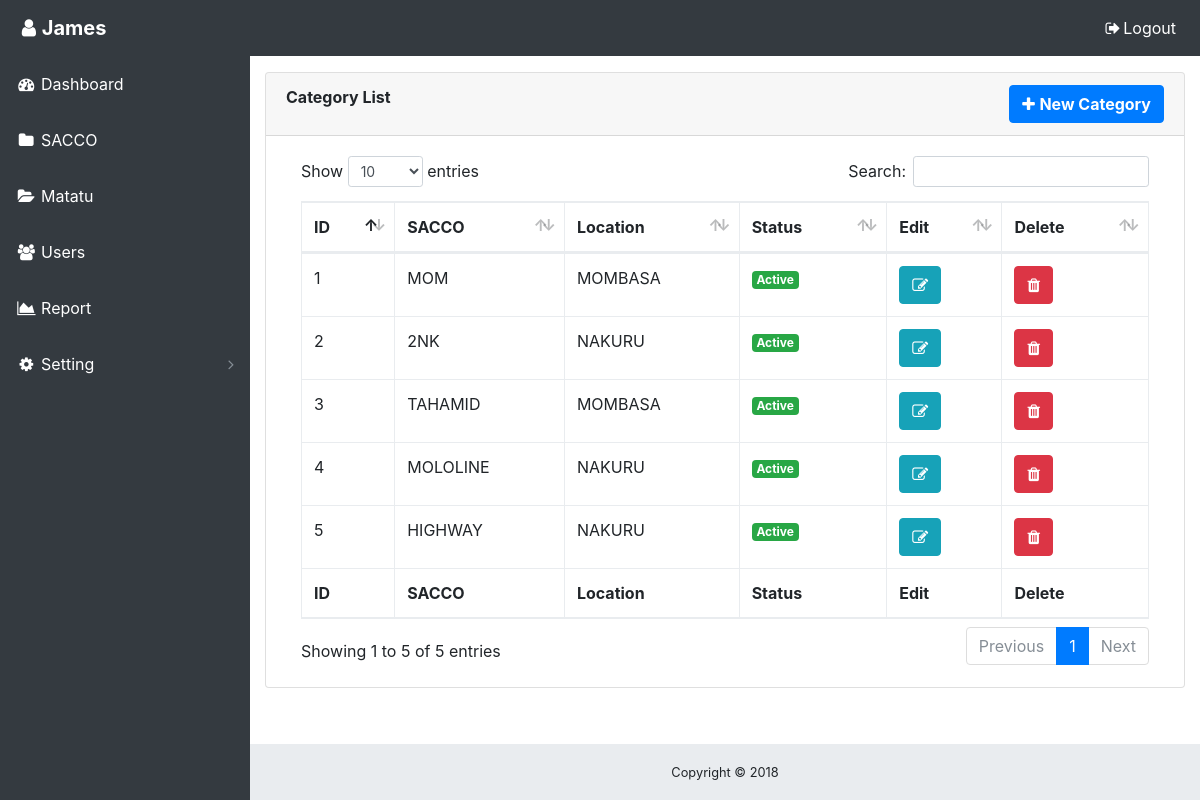
Screenshot of /user/sacco.php (signed in) with the database file from the repository.
### tables this page shows
CREATE TABLE `user` (
  `id` int(11) NOT NULL,
  `username` varchar(225) NOT NULL,
  `password` varchar(255) NOT NULL,
  `status` varchar(15) NOT NULL,
  `mobile` varchar(25) NOT NULL,
  `matatu` varchar(25) NOT NULL,
  `level` varchar(25) NOT NULL
);

CREATE TABLE `sacco` (
  `id` int(11) NOT NULL,
  `sacco_name` varchar(225) NOT NULL,
  `county` varchar(225) NOT NULL,
  `status` varchar(15) NOT NULL
);

### user/session.php (called while the page is built, shortened)
<?php
   include('config.php');
   $user_check = $_SESSION['login_user'];
   $ses_sql = mysqli_query($conn,"select * from `user` where `username` = '".$user_check."' ");
   $row = mysqli_fetch_array($ses_sql,MYSQLI_ASSOC);
   $login_session = $row['username'];
?>

### user/sacco.php (the view, shortened to what this page needs)
<?php
   include('session.php');
?>
<!DOCTYPE html>
<html lang="en">
<head>
  <link href="vendor/bootstrap/css/bootstrap.min.css" rel="stylesheet">
  <link href="vendor/font-awesome/css/font-awesome.min.css" rel="stylesheet" type="text/css">
  <link href="vendor/datatables/dataTables.bootstrap4.css" rel="stylesheet">
  <link href="css/sb-admin.css" rel="stylesheet">
</head>
<body class="fixed-nav sticky-footer bg-dark" id="page-top">
  <nav class="navbar navbar-expand-lg navbar-dark bg-dark fixed-top" id="mainNav" style="color:white">
    <a class="navbar-brand" href="dashboard.php" style="color:;font-size:20px;"><span class="glyphicon glyphicon-user"></span><i class="fa fa-fw fa-user"></i><b><?php echo $login_session;?></b></a>
    <div class="collapse navbar-collapse" id="navbarResponsive">
    <ul class="navbar-nav navbar-sidenav" id="exampleAccordion" style="color:white">
        <li class="nav-item" data-toggle="tooltip" data-placement="right" title="Dashboard">
          <a class="nav-link" href="dashboard.php" style="color:white;">
            <i class="fa fa-fw fa-dashboard"></i>
            <span class="nav-link-text">Dashboard</span>
          </a>
        </li>
        <li class="nav-item" data-toggle="tooltip" data-placement="right" title="Charts">
          <a class="nav-link" href="sacco.php" style="color:white;">
            <i class="fa fa-fw fa-folder"></i>
            <span class="nav-link-text">SACCO</span>
          </a>
        </li>
        <li class="nav-item" data-toggle="tooltip" data-placement="right" title="Tables">
          <a class="nav-link" href="matatu.php" style="color:white;">
            <i class="fa fa-fw fa-folder-open"></i>
            <span class="nav-link-text">Matatu</span>
          </a>
        </li>
		<li class="nav-item" data-toggle="tooltip" data-placement="right" title="Link">
          <a class="nav-link" href="user.php" style="color:white;">
            <i class="fa fa-fw fa fa-users"></i>
            <span class="nav-link-text">Users</span>
          </a>
        </li>
		<li class="nav-item" data-toggle="tooltip" data-placement="right" title="Link">
          <a class="nav-link" href="reports.php" style="color:white;">
            <i class="fa fa-fw  fa-area-chart"></i>
            <span class="nav-link-text">Report</span>
          </a>
        </li>
		 <li class="nav-item" data-toggle="tooltip" data-placement="right" title="setting">
          <a class="nav-link nav-link-collapse collapsed" data-toggle="collapse" style="color:white;" href="#collapseSetting" data-parent="#exampleAccordion">
            <i class="fa fa-fw fa-cog"></i>
            <span class="nav-link-text">Setting</span>
          </a>
        </li>
      </ul>
      <ul class="navbar-nav ml-auto">
        <li class="nav-item">
          <a class="nav-link" data-toggle="modal" data-target="#exampleModal" style="color:white;">
            <i class="fa fa-fw fa-sign-out"></i>Logout</a>
        </li>
      </ul>
    </div>
  </nav>
  <div class="content-wrapper">
    <div class="container-fluid">
            <div class="card mb-3">
        <div class="card-header bg-default" style="text-align:">
		<div class="row">
		  <div class="col-md-8"><b>Category List</b></div>
		  <div class="col-md-4 col-pull-right" style="text-align:right"><a class="btn btn-primary" href="login.html" data-toggle="modal" data-target="#category_modal"><i class="fa fa-plus"></i> <b>New Category</b></a></div>
		</div>
          </div>
        <div class="card-body">
          <?php
		include('config.php');
		$result=mysqli_query($conn,"select * from `sacco` where `id`!=' ' ORDER BY id DESC ");
if ($result->num_rows > 0) {
		?>
          <div class="table-responsive">
            <table class="table table-bordered" id="dataTable" width="100%" cellspacing="0">
              <thead>
                <tr>
                  <th>ID</th>
                  <th>SACCO</th>
                  <th>Location</th>
                  <th>Status</th>
                  <th>Edit</th>
                  <th>Delete</th>
                </tr>
              </thead>
              <tfoot>
                <tr>
                  <th>ID</th>
                  <th>SACCO</th>
                  <th>Location</th>
                  <th>Status</th>
                  <th>Edit</th>
                  <th>Delete</th>
                </tr>
              </tfoot>
              <tbody>
			  <?php
			  while($row = $result->fetch_assoc()) {
		echo '<form method="POST" action="sacco.php" role="form"><tr>
		 <td>';
		  echo $id= $row["id"].
		  '</td><td>'
		  .$row["sacco_name"].
		   '</td><td>'.$row["county"].'</td>
		   <td><span class="badge btn-success">'.$row["status"].'</span>' ;
		 echo"</td><td>	 <button class='btn btn-info' href='' data-toggle='modal' type='submit' data-target='#update_category_modal' value='' name='updateid'  onclick='editSaccoFunc(".$row["id"].")' ><i class='fa fa-edit'></i></button>";
		 echo "</td><td><button class='btn btn-danger' href='' data-toggle='modal' type='submit' data-target='#delete_category_modal' value='' name='deleteCategorybutton'  onclick='deleteCategoryFunc(".$row["id"].")' ><i class='fa fa-trash'></i></button>";
		 echo '</td>
		</tr></form>';
    }
} else {
    echo  json_encode("No Match");
}
			  ?>
              </tbody>
            </table>
          </div>
        </div>
      </div>
    <footer class="sticky-footer">
      <div class="container">
        <div class="text-center">
          <small>Copyright © 2018</small>
        </div>
      </div>
    </footer>
  </div>
</body>
</html>

### user/css/sb-admin.css (style rules this page uses)
html { position: relative; min-height: 100%; }
body { overflow-x: hidden; }
body.sticky-footer { margin-bottom: 56px; }
body.sticky-footer .content-wrapper { min-height: calc(100vh - 56px - 56px); }
body.fixed-nav { padding-top: 56px; }
.content-wrapper { min-height: calc(100vh - 56px); padding-top: 1rem; }
#mainNav .navbar-collapse { overflow: auto; max-height: 75vh; }
#mainNav .navbar-collapse .navbar-nav .nav-item .nav-link { cursor: pointer; }
#mainNav .navbar-collapse .navbar-sidenav .nav-link-collapse:after { float: right; content: '\f107'; font-family: 'FontAwesome'; }
#mainNav .navbar-collapse .navbar-sidenav .nav-link-collapse.collapsed:after { content: '\f105'; }
@media (min-width: 992px) { #mainNav .navbar-brand { width: 250px; } }
@media (min-width: 992px) { #mainNav .navbar-collapse { overflow: visible; max-height: none; } }
@media (min-width: 992px) { #mainNav .navbar-collapse .navbar-sidenav { position: absolute; top: 0; left: 0; overflow-x: hidden; overflow-y: auto; -webkit-flex-direction: column; -ms-flex-direction: column; flex-direction: column; margin-top: 56px; } }
@media (min-width: 992px) { #mainNav .navbar-collapse .navbar-sidenav > .nav-item { width: 250px; padding: 0; } }
@media (min-width: 992px) { #mainNav .navbar-collapse .navbar-sidenav > .nav-item > .nav-link { padding: 1em; } }
@media (min-width: 992px) { #mainNav.fixed-top .navbar-sidenav { height: calc(100vh - 112px); } }
.content-wrapper { overflow-x: hidden; background: white; }
@media (min-width: 992px) { .content-wrapper { margin-left: 250px; } }
#mainNav.navbar-dark .navbar-collapse .navbar-sidenav .nav-link-collapse:after { color: #868e96; }
#mainNav.navbar-dark .navbar-collapse .navbar-sidenav > .nav-item > .nav-link { color: #868e96; }
@media (min-width: 992px) { #mainNav.navbar-dark .navbar-collapse .navbar-sidenav { background: #343a40; } }
footer.sticky-footer { position: absolute; right: 0; bottom: 0; width: 100%; height: 56px; background-color: #e9ecef; line-height: 55px; }
@media (min-width: 992px) { footer.sticky-footer { width: calc(100% - 250px); } }

### rows the page displays
user: username "James"
sacco: id "5", sacco_name "HIGHWAY", county "NAKURU", status "Active"
sacco: id "4", sacco_name "MOLOLINE", county "NAKURU", status "Active"
sacco: id "3", sacco_name "TAHAMID", county "MOMBASA", status "Active"
sacco: id "2", sacco_name "2NK", county "NAKURU", status "Active"
sacco: id "1", sacco_name "MOM", county "MOMBASA", status "Active"
